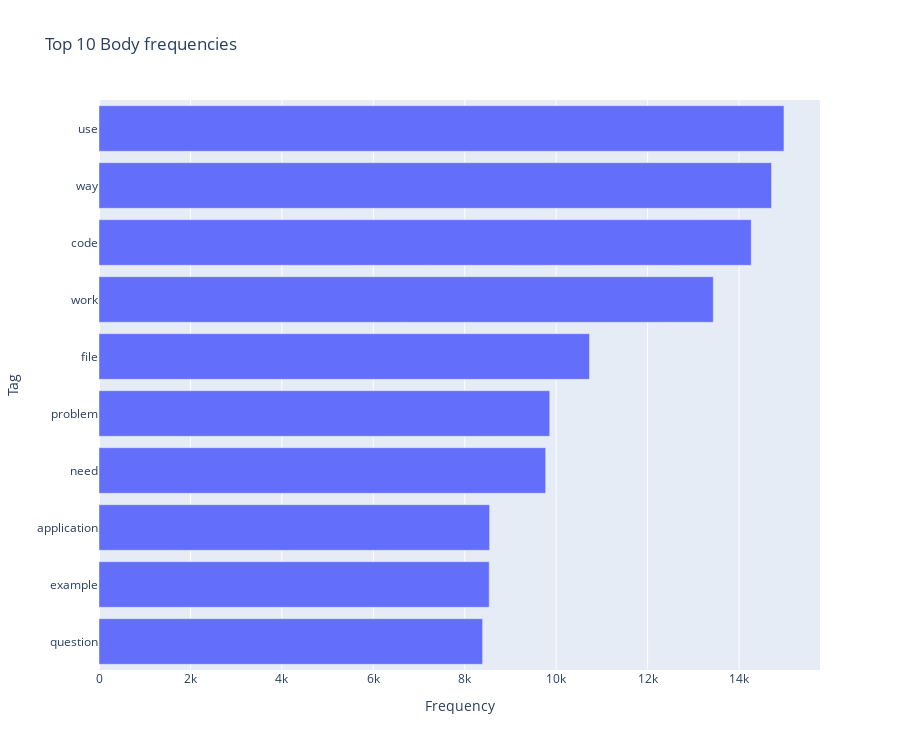

The notebook cell saved with this chart:
### Code cell
def plot_frequencies(frequencies,name,top=10):

    dist_df = pd.DataFrame({'Tag':frequencies.keys(),'Frequency':frequencies.values()}).sort_values('Frequency').tail(top)
    fig = px.bar(dist_df,x='Frequency',y='Tag',orientation='h',title=f'Top {top} {name} frequencies',height=750)
    fig.show()

plot_frequencies(body_frequencies,'Body')

### Figure 1 — Plotly figure (JSON) as saved in the notebook; plotly's stock layout.template omitted (floating-point values rounded to 4 significant figures)
{"data": [{"alignmentgroup": "True", "hovertemplate": "Frequency=%{x}<br>Tag=%{y}<extra></extra>", "legendgroup": "", "marker": {"color": "#636efa", "pattern": {"shape": ""}}, "name": "", "offsetgroup": "", "orientation": "h", "showlegend": false, "textposition": "auto", "type": "bar", "x": [8391, 8535, 8544, 9770, 9859, 10729, 13436, 14266, 14710, 14982], "xaxis": "x", "y": ["question", "example", "application", "need", "problem", "file", "work", "code", "way", "use"], "yaxis": "y"}], "layout": {"barmode": "relative", "height": 750, "legend": {"tracegroupgap": 0}, "title": {"text": "Top 10 Body frequencies"}, "xaxis": {"anchor": "y", "domain": [0, 1], "title": {"text": "Frequency"}}, "yaxis": {"anchor": "x", "domain": [0, 1], "title": {"text": "Tag"}}}}
